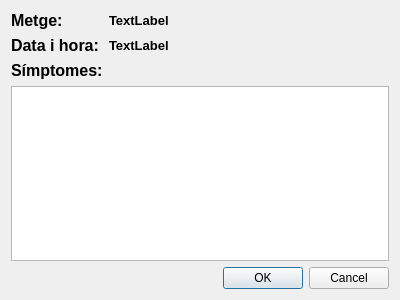
<?xml version="1.0" encoding="UTF-8"?>
<ui version="4.0">
 <class>Dialog</class>
 <widget class="QDialog" name="Dialog">
  <property name="geometry">
   <rect>
    <x>0</x>
    <y>0</y>
    <width>400</width>
    <height>300</height>
   </rect>
  </property>
  <property name="windowTitle">
   <string>Dialog</string>
  </property>
  <layout class="QFormLayout" name="formLayout">
   <item row="0" column="0">
    <widget class="QLabel" name="label">
     <property name="text">
      <string>&lt;html&gt;&lt;head/&gt;&lt;body&gt;&lt;p&gt;&lt;span style=&quot; font-size:12pt; font-weight:600;&quot;&gt;Metge:&lt;/span&gt;&lt;/p&gt;&lt;/body&gt;&lt;/html&gt;</string>
     </property>
    </widget>
   </item>
   <item row="0" column="1">
    <widget class="QLabel" name="txbMetge">
     <property name="text">
      <string>&lt;html&gt;&lt;head/&gt;&lt;body&gt;&lt;p&gt;&lt;span style=&quot; font-size:10pt; font-weight:600;&quot;&gt;TextLabel&lt;/span&gt;&lt;/p&gt;&lt;/body&gt;&lt;/html&gt;</string>
     </property>
    </widget>
   </item>
   <item row="1" column="0">
    <widget class="QLabel" name="label_3">
     <property name="text">
      <string>&lt;html&gt;&lt;head/&gt;&lt;body&gt;&lt;p&gt;&lt;span style=&quot; font-size:12pt; font-weight:600;&quot;&gt;Data i hora:&lt;/span&gt;&lt;/p&gt;&lt;/body&gt;&lt;/html&gt;</string>
     </property>
    </widget>
   </item>
   <item row="1" column="1">
    <widget class="QLabel" name="txbDatetime">
     <property name="text">
      <string>&lt;html&gt;&lt;head/&gt;&lt;body&gt;&lt;p&gt;&lt;span style=&quot; font-size:10pt; font-weight:600;&quot;&gt;TextLabel&lt;/span&gt;&lt;/p&gt;&lt;/body&gt;&lt;/html&gt;</string>
     </property>
    </widget>
   </item>
   <item row="2" column="0">
    <widget class="QLabel" name="label_5">
     <property name="text">
      <string>&lt;html&gt;&lt;head/&gt;&lt;body&gt;&lt;p&gt;&lt;span style=&quot; font-size:12pt; font-weight:600;&quot;&gt;Símptomes:&lt;/span&gt;&lt;/p&gt;&lt;/body&gt;&lt;/html&gt;</string>
     </property>
    </widget>
   </item>
   <item row="3" column="0" colspan="2">
    <widget class="QPlainTextEdit" name="txbSymptoms"/>
   </item>
   <item row="4" column="0" colspan="2">
    <widget class="QDialogButtonBox" name="buttonBox">
     <property name="orientation">
      <enum>Qt::Horizontal</enum>
     </property>
     <property name="standardButtons">
      <set>QDialogButtonBox::Cancel|QDialogButtonBox::Ok</set>
     </property>
    </widget>
   </item>
  </layout>
 </widget>
 <resources/>
 <connections>
  <connection>
   <sender>buttonBox</sender>
   <signal>accepted()</signal>
   <receiver>Dialog</receiver>
   <slot>accept()</slot>
   <hints>
    <hint type="sourcelabel">
     <x>248</x>
     <y>254</y>
    </hint>
    <hint type="destinationlabel">
     <x>157</x>
     <y>274</y>
    </hint>
   </hints>
  </connection>
  <connection>
   <sender>buttonBox</sender>
   <signal>rejected()</signal>
   <receiver>Dialog</receiver>
   <slot>reject()</slot>
   <hints>
    <hint type="sourcelabel">
     <x>316</x>
     <y>260</y>
    </hint>
    <hint type="destinationlabel">
     <x>286</x>
     <y>274</y>
    </hint>
   </hints>
  </connection>
 </connections>
</ui>
